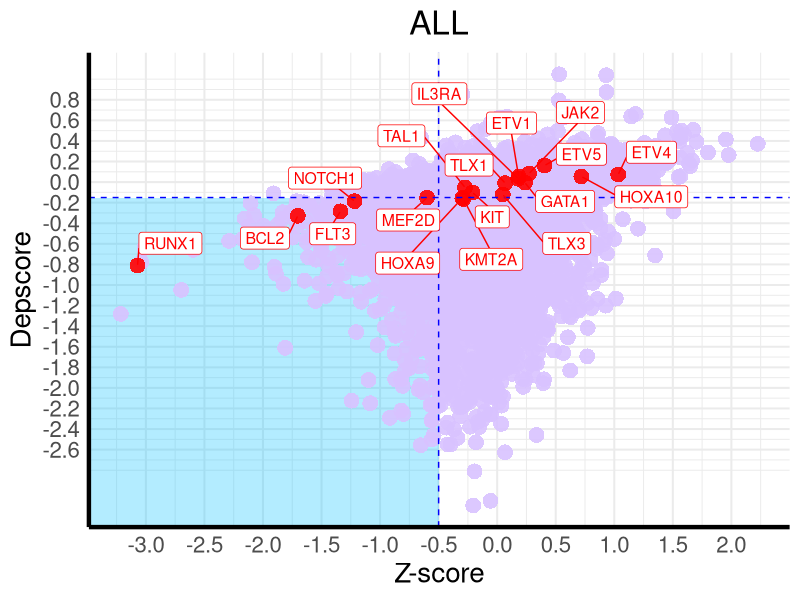

R code for this plot:
library(ggplot2)
library(readr)
library(dplyr)
library(ggrepel)

# Загрузка данных
data <- read_csv("../mean_gene_z-score_depscore_data/mean_gene_z-score_depscore_all.csv")

# Удаляем строки с NA
data <- na.omit(data)

# Переименовываем столбцы
colnames(data) <- c("Gene", "Depscore", "Zscore")

# Выделяем гены для подсветки
highlight_genes <- c("FLT3", "BCL2", "RUNX1", "GATA1", "KIT", "JAK2", "NOTCH1", "TAL1", "TLX3",
                     "HOXA9", "HOXA10", "TLX1", "MEF2D", "KMT2A", "IL3RA", "ETV1", "ETV4", "ETV5")

# Отмечаем гены для подсветки
data$highlight <- ifelse(data$Gene %in% highlight_genes, "highlight", "normal")

# Построение графика с отсечками
plot <- ggplot(data, aes(x = Zscore, y = Depscore)) +
  # Синий фон в нижнем левом квадранте
  annotate("rect", xmin = -Inf, xmax = -0.5, ymin = -Inf, ymax = -0.15,
           fill = "#00bfff", alpha = 0.3) +
  
  geom_point(data = subset(data, highlight == "normal"),
             color = "#d8c2ff", size = 5, shape = 16, alpha = 0.9) +
  geom_point(data = subset(data, highlight == "highlight"),
             color = "red", size = 5, shape = 16, alpha = 0.9) +
  geom_vline(xintercept = -0.5, color = "blue", linetype = "dashed", size = 0.5) +
  geom_hline(yintercept = -0.15, color = "blue", linetype = "dashed", size = 0.5) +
  geom_label_repel(data = subset(data, highlight == "highlight"),
                   aes(label = Gene), 
                   color = "red", size = 4, box.padding = 0.5, max.overlaps = 50,
                   fill = "white") +
  scale_x_continuous(breaks = seq(-3, 2, by = 0.5)) +
  scale_y_continuous(breaks = seq(-2.6, 0.8, by = 0.2)) +
  labs(x = "Z-score", y = "Depscore") +
  ggtitle("ALL") +
  theme_minimal(base_size = 15) +
  theme(
    axis.line = element_line(size = 1.5),
    axis.title = element_text(size = 20),
    axis.text = element_text(size = 16),
    plot.title = element_text(size = 24, hjust = 0.5),
    legend.position = "none",
    panel.background = element_rect(fill = "white", color = NA),
    plot.background = element_rect(fill = "white", color = NA)
  )


# Сохранение графика
ggsave("./all_lines.png",
       plot = plot, width = 8, height = 8, dpi = 300, units = "in")
